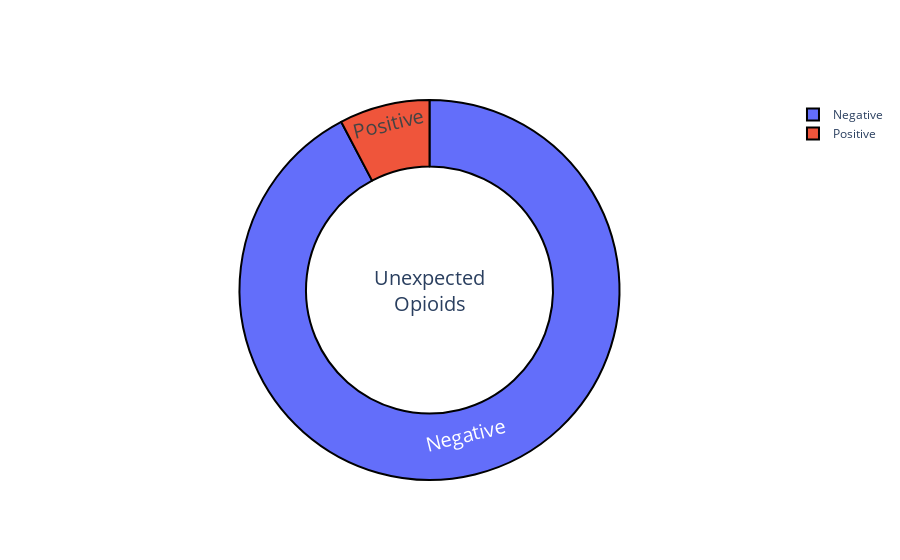

The cell this chart's notebook holds for it:
### Code cell
fig = go.Figure(go.Pie(
    labels=no_opioid['total_opioids'].replace({1: "Positive", 0: "Negative"}).value_counts().index,
    values=no_opioid['total_opioids'].value_counts().values,
    hole=0.65
))
fig.update_traces(hoverinfo='value+percent', textinfo='label', textfont_size=20,
                  marker=dict(line=dict(color='#000000', width=2)))
fig.update_layout(
    annotations=[
        dict(text="Unexpected<br>Opioids", x=0.5, y=0.5, font_size=20, showarrow=False)
    ]
)
fig.show()

### Figure 1 — Plotly figure (JSON) as saved in the notebook; plotly's stock layout.template omitted (floating-point values rounded to 4 significant figures)
{"data": [{"hole": 0.65, "hoverinfo": "value+percent", "labels": ["Negative", "Positive"], "marker": {"line": {"color": "#000000", "width": 2}}, "textfont": {"size": 20}, "textinfo": "label", "type": "pie", "values": [33546, 2797]}], "layout": {"annotations": [{"font": {"size": 20}, "showarrow": false, "text": "Unexpected<br>Opioids", "x": 0.5, "y": 0.5}]}}
